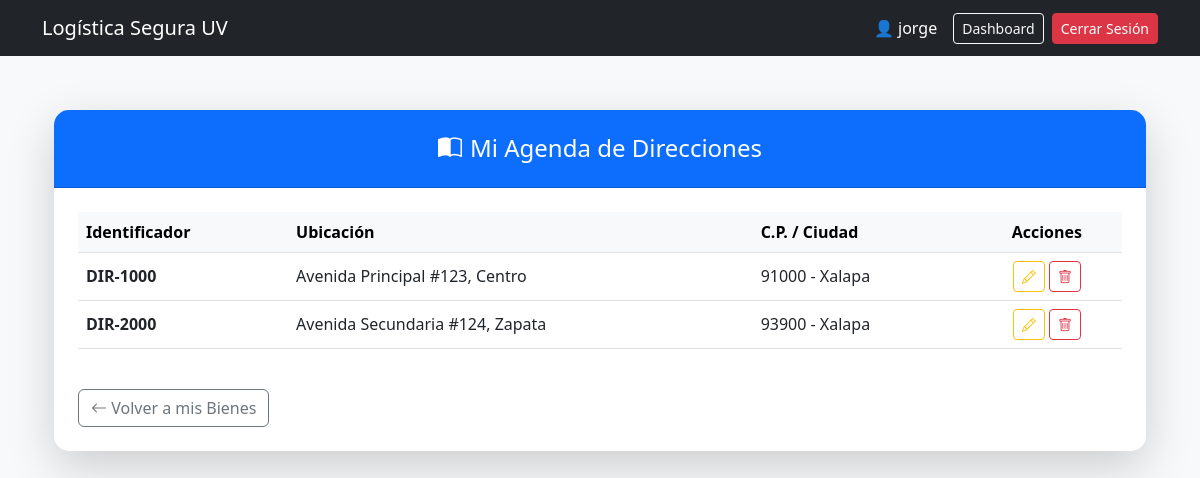
Page /clientes/direcciones/ (signed in) on the committed database.
### apps/clientes/models.py (models this page shows, shortened)
class Direccion(models.Model):
    cliente = models.ForeignKey(Cliente, on_delete=models.CASCADE, related_name='direcciones')
    TIPO_CHOICES = [
        ('ORIGEN', 'Origen / Recolección'),
        ('DESTINO', 'Destino / Entrega'),
        ('RESGUARDO', 'Resguardo Interno'),
    ]
    validador_id_dir = RegexValidator(
        regex=r'^DIR-[0-9]{4,8}$',
        message="El identificador de dirección debe iniciar con 'DIR-' seguido de 4 a 8 números."
    )
    identificador = models.CharField(max_length=20, unique=True, validators=[validador_id_dir])
    calle = models.CharField(max_length=100)
    numero = models.CharField(max_length=20)
    colonia = models.CharField(max_length=100)
    ciudad = models.CharField(max_length=100)
    estado = models.CharField(max_length=50)
    validador_cp = RegexValidator(
        regex=r'^\d{5}$',
        message="El código postal debe contener exactamente 5 dígitos."
    )
    codigo_postal = models.CharField(max_length=5, validators=[validador_cp])
    tipo = models.CharField(max_length=15, choices=TIPO_CHOICES)
    creado_en = models.DateTimeField(auto_now_add=True)
    actualizado_en = models.DateTimeField(auto_now=True)

### apps/clientes/views.py (the view)
# urls.py: path('direcciones/', views.listar_direcciones, name='listar_direcciones'),
@login_required
def listar_direcciones(request):
    cliente_perfil = Cliente.objects.get(correo=request.user.email)
    direcciones = Direccion.objects.filter(cliente=cliente_perfil)
    return render(request, 'clientes/lista_direcciones.html', {
        'direcciones': direcciones
    })

### templates/clientes/lista_direcciones.html (shortened to what this page needs)
{% extends 'base.html' %}
{% block content %}
<div class="container py-4">
    <div class="card shadow-lg border-0" style="border-radius: 15px;">
        <div class="card-header bg-primary text-white py-4 text-center" style="border-radius: 15px 15px 0 0;">
            <h4 class="mb-0"><i class="bi bi-book-half me-2"></i>Mi Agenda de Direcciones</h4>
        </div>
        <div class="card-body p-4">
            {% if direcciones %}
            <div class="table-responsive">
                <table class="table table-hover align-middle">
                    <thead class="table-light">
                        <tr>
                            <th>Identificador</th>
                            <th>Ubicación</th>
                            <th>C.P. / Ciudad</th>
                            <th class="text-center">Acciones</th>
                        </tr>
                    </thead>
                    <tbody>
                        {% for dir in direcciones %}
                        <tr>
                            <td class="fw-bold">{{ dir.identificador }}</td>
                            <td>{{ dir.calle }} #{{ dir.numero }}, {{ dir.colonia }}</td>
                            <td>{{ dir.codigo_postal }} - {{ dir.ciudad }}</td>
                            <td class="text-center">
                                <a href="{% url 'clientes:editar_direccion' dir.pk %}"
                                    class="btn btn-sm btn-outline-warning">
                                    <i class="bi bi-pencil"></i>
                                </a>
                                <a href="{% url 'clientes:eliminar_direccion' dir.pk %}"
                                    class="btn btn-sm btn-outline-danger">
                                    <i class="bi bi-trash"></i>
                                </a>
                            </td>
                        </tr>
                        {% endfor %}
                    </tbody>
                </table>
            </div>
            {% endif %}
            <div class="mt-4">
                <a href="{% url 'bienes:lista_bienes' %}" class="btn btn-outline-secondary">
                    <i class="bi bi-arrow-left"></i> Volver a mis Bienes
                </a>
            </div>
        </div>
    </div>
</div>
{% endblock %}

### templates/base.html (shortened to what this page needs)
<!DOCTYPE html>
<html lang="es-mx">
<head>
    <link href="https://cdn.jsdelivr.net/npm/bootstrap@5.3.0/dist/css/bootstrap.min.css" rel="stylesheet">
    <link rel="stylesheet" href="https://cdn.jsdelivr.net/npm/bootstrap-icons@1.11.1/font/bootstrap-icons.css">
</head>
<body>
    <nav class="navbar navbar-expand-lg navbar-dark bg-dark">
        <div class="container">
            <a class="navbar-brand" href="{% url 'dashboard' %}">Logística Segura UV</a>
            <div class="d-flex text-white align-items-center">
                {% if user.is_authenticated %}
                <span class="me-3">👤 {{ user.username }}</span>
                <a href="{% url 'dashboard' %}" class="btn btn-sm btn-outline-light me-2">Dashboard</a>
                <form method="POST" action="{% url 'logout' %}" class="m-0">
                    <button type="submit" class="btn btn-sm btn-danger">Cerrar Sesión</button>
                </form>
                {% endif %}
            </div>
        </div>
    </nav>
    <div class="container">
        {% block content %}
        {% endblock %}
    </div>
</body>
</html>

### templates/base.html (style rules this page uses)
body { background-color: #f8f9fa; }
.navbar { margin-bottom: 30px; }

### rows in the picture
Direccion: identificador "DIR-1000", calle "Avenida Principal", numero "123", colonia "Centro", codigo_postal "91000", ciudad "Xalapa"
Direccion: identificador "DIR-2000", calle "Avenida Secundaria", numero "124", colonia "Zapata", codigo_postal "93900", ciudad "Xalapa"

### other values in the picture
{{ user.username }} "jorge"
